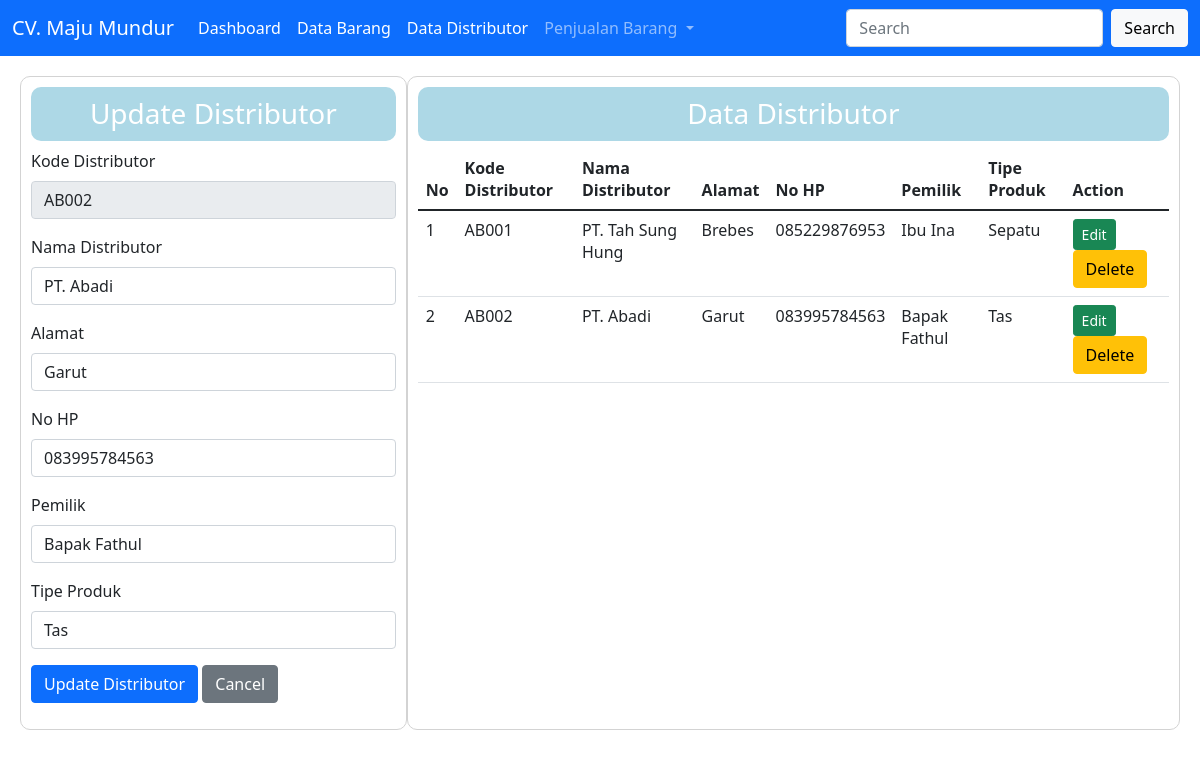
Screenshot of /data_distributor.php?&edit=update&&id=AB002 with the database file from the repository.
### tables this page shows
CREATE TABLE `tbl_distributor` (
  `kd_distributor` varchar(15) NOT NULL,
  `nm_distributor` varchar(40) NOT NULL,
  `alamat` text NOT NULL,
  `nohp` varchar(15) NOT NULL,
  `pemilik` varchar(30) NOT NULL,
  `tipe_produk` varchar(40) NOT NULL
);

### database.php (called while the page is built, shortened)
<?php
class database {
	var $host 	= "localhost";
	var $user 	= "root";
	var $pass 	= "";
	var $db 	= "project-rai";
	var $koneksi= "";
	function __construct () {
			$this->koneksi = mysqli_connect ($this->host, $this->user,
			$this->pass, $this->db);
	}
	function data_distributor(){
		$data_distributor = mysqli_query($this->koneksi,"SELECT * FROM tbl_distributor");
		while($row = mysqli_fetch_array($data_distributor)){
			$hasil_distributor[] = $row;
		}
		return $hasil_distributor;
	}
	function tampil_update_distributor($kd_distributor) {
		$query = mysqli_query($this -> koneksi, "SELECT * FROM tbl_distributor WHERE kd_distributor = '$kd_distributor' ");
		return $query -> fetch_array();
	}
}
	?>

### data_distributor.php (the view, shortened to what this page needs)
<?php
class dashboard{
  function __construct(){
    include"menu.php";
  }
}
include 'database.php';
$db = new database();
$data_distributor = $db->data_distributor();
?>
<!doctype html>
<html lang="en">
  <head>
    <link href="https://cdn.jsdelivr.net/npm/bootstrap@5.1.3/dist/css/bootstrap.min.css" rel="stylesheet">
  </head>
  <body>
  <?php include "form_distributor.php"; ?>
  <div class="col-8" style="border: 1px solid lightgray; border-radius: 10px; padding: 10px;">
  <h3 style="text-align: center; background-color: lightblue; border-radius: 10px; color: white; padding: 10px;">Data Distributor</h3>
    <table class="table">
  <thead>
    <tr>
      <th scope="col">No</th>
      <th scope="col">Kode Distributor</th>
      <th scope="col">Nama Distributor</th>
      <th scope="col">Alamat</th>
      <th scope="col">No HP</th>
      <th scope="col">Pemilik</th>
      <th scope="col">Tipe Produk</th>
      <th scope="col">Action</th>
    </tr>
  </thead>
  <tbody>
    <?php
    $no = 1;
    foreach($data_distributor as $row) {
      ?>
      <tr>
        <td><?php echo $no++; ?></td>
        <td><?php echo $row['kd_distributor'] ?></td>
        <td><?php echo $row['nm_distributor'] ?></td>
        <td><?php echo $row['alamat'] ?></td>
        <td><?php echo $row['nohp'] ?></td>
        <td><?php echo $row['pemilik'] ?></td>
        <td><?php echo $row['tipe_produk'] ?></td>
        <td><?php echo"<a href='data_distributor.php?&edit=update&&id=$row[kd_distributor]' class='btn btn-sm btn-success'> Edit </a>";?> <a href = "<?php echo "proses_distributor.php?aksi=delete&&id=$row[kd_distributor]"; ?>" class = "btn btn-m btn-warning" onclick ="javascript: return confirm('Apakah Anda yakin ingin menghapus data ini ?')"> Delete</a></td>
      </tr>
      <?php
    }
    ?>
  </tbody>
</table>
  </div>
  </div>
  </body>
</html>

### form_distributor.php (shortened to what this page needs)
<div class="row" style="margin: 20px;">
<?php
function Update_distributor(){
  $db = new database();
  $kd_distributor = $_GET['id'];
  $distributor = $db -> tampil_update_distributor($kd_distributor);
?>
<div class="col-4" style="border: 1px solid lightgray; border-radius: 10px; padding: 10px;">
  <h3 style="text-align: center; background-color: lightblue; border-radius: 10px; color: white; padding: 10px;">Update Distributor</h3>
  <div class="mb-3">
  <form method = "POST" action ="<?php echo "proses_distributor.php?aksi=update"; ?>" enctype="multipart/form-data">
  <label class="form-label">Kode Distributor</label>
  <input type="text" name="kd_distributor" class="form-control" value="<?php echo $distributor['kd_distributor'] ?>" readonly>
  </div>
  <div class="mb-3">
  <label class="form-label">Nama Distributor</label>
  <input type="text" name ="nm_distributor" class="form-control" value="<?php echo $distributor['nm_distributor'] ?>">
  </div>
  <div class="mb-3">
  <label class="form-label">Alamat</label>
  <input type="text" name ="alamat"class="form-control" value="<?php echo $distributor['alamat'] ?>">
  </div>
  <div class="mb-3">
  <label class="form-label">No HP</label>
  <input type="text" name ="nohp" class="form-control" value="<?php echo $distributor['nohp'] ?>">
  </div>
  <div class="mb-3">
  <label class="form-label">Pemilik</label>
  <input type="text" name ="pemilik" class="form-control" value="<?php echo $distributor['pemilik'] ?>">
  </div>
  <div class="mb-3">
  <label class="form-label">Tipe Produk</label>
  <input type="text" name ="tipe_produk" class="form-control" value="<?php echo $distributor['tipe_produk'] ?>">
  </div>
  <div class="mb-3">
  <input type="submit" name="simpan" class="btn btn-primary" value="Update Distributor">
  <a href="data_distributor.php" class="btn btn-secondary">Cancel</a>
  </div>
  </div>
<?php
}
?>
  <?php
  $edit = $_GET ['edit'];
  if ($edit == "update") {
    Update_Distributor();
  }else{
    Tambah_data();
  }
  ?>

### rows the page displays
tbl_distributor: kd_distributor "AB002", nm_distributor "PT. Abadi", alamat "Garut", nohp "083995784563", pemilik "Bapak Fathul", tipe_produk "Tas"
tbl_distributor: kd_distributor "AB001", nm_distributor "PT. Tah Sung Hung", alamat "Brebes", nohp "085229876953", pemilik "Ibu Ina", tipe_produk "Sepatu"
